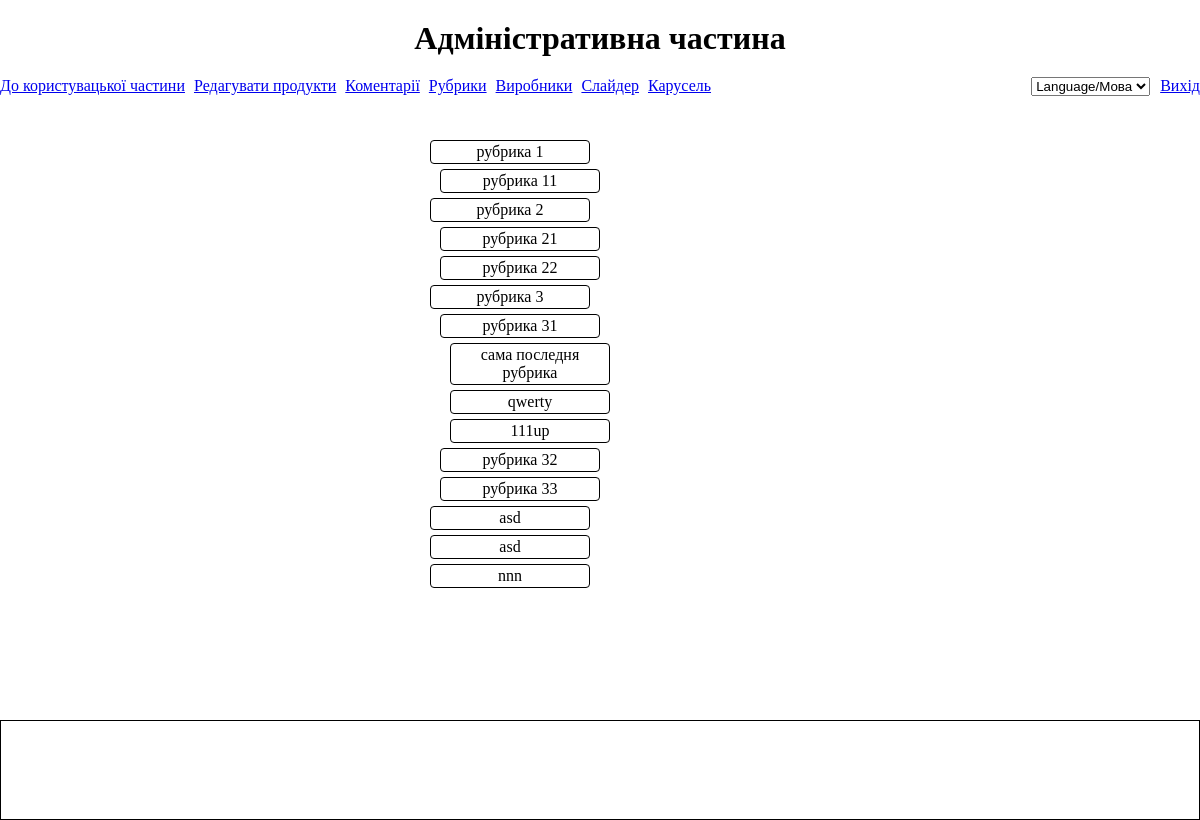
Screenshot of /adminCategories (signed in) with the database file from the repository.
### tables this page shows
CREATE TABLE `categories` (
  `id` int(10) UNSIGNED NOT NULL,
  `title` varchar(50) NOT NULL,
  `parent_id` int(11) UNSIGNED NOT NULL,
  `eng_translit_title` varchar(50) NOT NULL
);

### app/protected/controllers/adminCategories.php (called while the page is built, shortened)
<?php
class AdminCategories extends AdminController {
    public function index($fullfilledAction = null, $id =null, $error = null )
    {
        $categories = (new Admin_Category())->getCategoriesMenu();
        return ['view'=>'admin/categories.php', 'categories'=>$categories, 'action'=> $fullfilledAction, 'id' => $id , 'error'=> $error ];
    }
}

### app/core/application.php (called while the page is built, shortened)
<?php
class Application extends MainDispatcher {
    public function runController($controller){
        $action = $controller[1];
        $contr = new $name_contr($controller);
        $data=call_user_func(array($contr, $action));
        return $data;
    }
}

### public/index.php (called while the page is built, shortened)
<?php
$router = new Application();
$controller=$router->getController();
$data_and_view = $router->runController($controller);

### app/core/database.php (called while the page is built, shortened)
<?php
class DataBase {
    function __construct(){
     try{
           $this->conn = new \PDO('mysql:dbname='.NAME_BD.';host='.HOST.'', USER, PASSWORD, array(\PDO::MYSQL_ATTR_INIT_COMMAND => 'SET NAMES\'UTF8\''));
        }catch(\PDOException $e) {die("Ошибка соединения с базой или хостом:".$e->getMessage());}
    }
}
?>

### app/protected/models/admin_category.php (the view, shortened to what this page needs)
<?php
class Admin_Category extends DataBase
{
   public function getCategories()
   {
       $sql = "SELECT `id`, `title`, `parent_id`, `eng_translit_title` FROM `categories`";
       $stmt = $this->conn->query($sql);
       $res = $stmt->fetchAll();
       return $res;
   }
    public function getCategoriesMenu()
    {
        $categories = $this->getCategories();
        $leftMenu ="<ul class='categories-menu'>";
        $leftMenu.= $this->printOutCategoriesMenu($categories);
        $leftMenu.= "</ul>";
        return $leftMenu;
    }
    protected function printOutCategoriesMenu( $categories, $parent = 0)
    {
        if(!isset($print)){$print='';}
        foreach($categories as $category){
            if($category->parent_id ==$parent ){
                $print.='<li  class="categories-menu__item-container"><span class="categories-menu__item" data-id="'.$category->id .'">'.$category->title.'</span>' ;
                foreach($categories as $sub_cat){
                    if($sub_cat->parent_id == $category->id){
                        $flag = TRUE; break;
                    }
                }
                if(isset($flag)){
                    $print.= "<ul>";
                    $print.= $this->printOutCategoriesMenu($categories, $category->id);
                    $print.= "</ul>";
                    $print.= "</li>";
                } else{
                    $print.="</li>";
                }
            }
        }
        return $print;
    }
}

### public/assets/css/admin.css (style rules this page uses)
* { box-sizing: border-box; margin: 0; padding: 0; }
html, body { height: 100%; }
.categories-menu, .manufacturers-menu { margin-left: 20px; }
.categories-menu li, .manufacturers-menu li { list-style-type: none; }
.categories-menu__item-container, .manufacturers-menu__item-container { padding-left: 10px; }
.categories-menu__item, .manufacturers-menu__item { border: 1px solid black; margin-top: 5px; display: block; width: 160px; border-radius: 4px; cursor: pointer; padding: 2px; text-align: center; }

### rows the page displays
categories: title "рубрика 1"
categories: title "рубрика 11"
categories: title "рубрика 2"
categories: title "рубрика 21"
categories: title "рубрика 22"
categories: title "рубрика 3"
categories: title "рубрика 31"
categories: title "сама последня рубрика"
categories: title "qwerty"
categories: title "111up"
categories: title "рубрика 32"
categories: title "рубрика 33"
categories: title "asd"
categories: title "asd"
categories: title "nnn"

### other values shown
$this_is_admin_part "Адміністративна частина"
$main_customer_page "До користувацької частини"
$editProducts "Редагувати продукти"
$comments "Коментарії"
$categoriesTitles "Рубрики"
$manufacturersTitles "Виробники"
$slider "Слайдер"
$carousel "Карусель"
$exit "Вихід"
